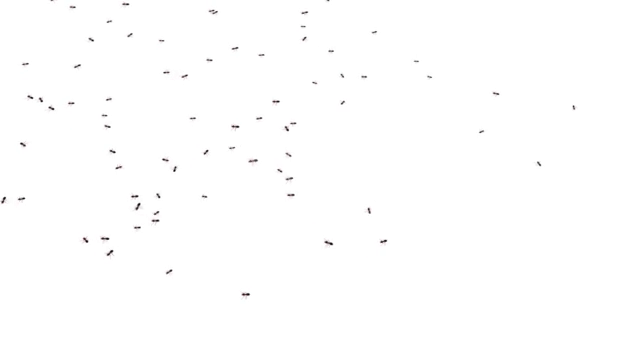
#> input picture frame 90 of Ant Videos/ants_against_white.mp4, 640 x 360 px
$ jupyter execute Ant_Video_Tracking_Data_Gather.ipynb
#> lines starting #> are read from the running program, lines starting #| are printed output that depends on the picture
[cell 1]
import cv2

cap = cv2.VideoCapture("ants_against_white.mp4")

#object_detector = cv2.createBackgroundSubtractorKNN()
object_detector = cv2.createBackgroundSubtractorMOG2()


while True:
    ret, frame = cap.read()
#> frame is the input picture: shape (360, 640, 3); mean B, G, R 254.3, 254.3, 254.3
    # [6 lines of commented-out code are left out]
    mask = object_detector.apply(frame)
#> mask: shape (360, 640); every value is 127
    countours,_ = cv2.findContours(mask, cv2.RETR_TREE, cv2.CHAIN_APPROX_SIMPLE)
#> countours = [[[0, 0], [0, 359], [639, 359], [639, 0]]]
    coordinates = []
    for cnt in countours:
        coordinates.append(cnt)
        area = cv2.contourArea(cnt)
        if area > 10 and area < 100:
            cv2.drawContours(frame, [cnt], -1, (0,255,0), 2)
#> this loop made 1 pass
#> (cnt, area) on pass 1: ([[0, 0], [0, 359], [639, 359], [639, 0]], 229401)
#> after the loop, coordinates = [[[0, 0], [0, 359], [639, 359], [639, 0]]]


    cv2.imshow("Frame", frame)
    #cv2.imshow("Mask", mask)

    key = cv2.waitKey(30)
#> (key Esc is pressed here)
    if key == 27:
        break


cap.release()
cv2.destroyAllWindows()

[cell 2]
coordinates
#> Out = [[[0, 0], [0, 359], [639, 359], [639, 0]]]

[cell 3]
coordinates[0]
#> Out = [[0, 0], [0, 359], [639, 359], [639, 0]]

[cell 4]
coordinates[0][0]
#> Out = [[0, 0]]

[cell 5]
coordinates[0][1]
#> Out = [[0, 359]]

[cell 6]
new_coordinates = []
for i in coordinates[0]:
    new_coordinates.append(i[0])
#> this loop made 4 passes
#> after the loop, new_coordinates = [[0, 0], [0, 359], [639, 359], [639, 0]]

[cell 7]
new_coordinates
#> Out = [[0, 0], [0, 359], [639, 359], [639, 0]]

[cell 8]
x_values = []
y_values = []

for point in new_coordinates:
    x_values.append(point[0])
    y_values.append(point[1])
#> this loop made 4 passes
#> after the loop, x_values = [0, 0, 639, 639]; y_values = [0, 359, 359, 0]

[cell 9]
import matplotlib.pyplot as plt

[cell 10]
plt.plot(x_values, y_values)
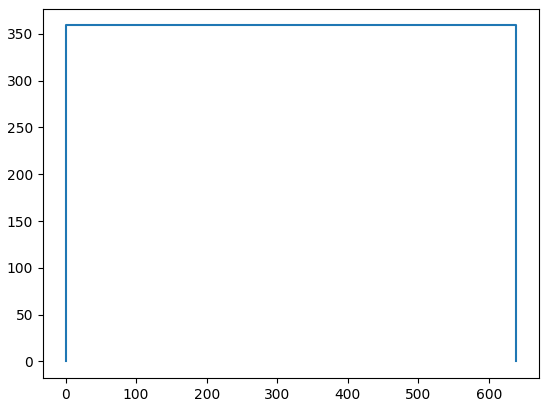
#> figure drawn by matplotlib, 1 panel
